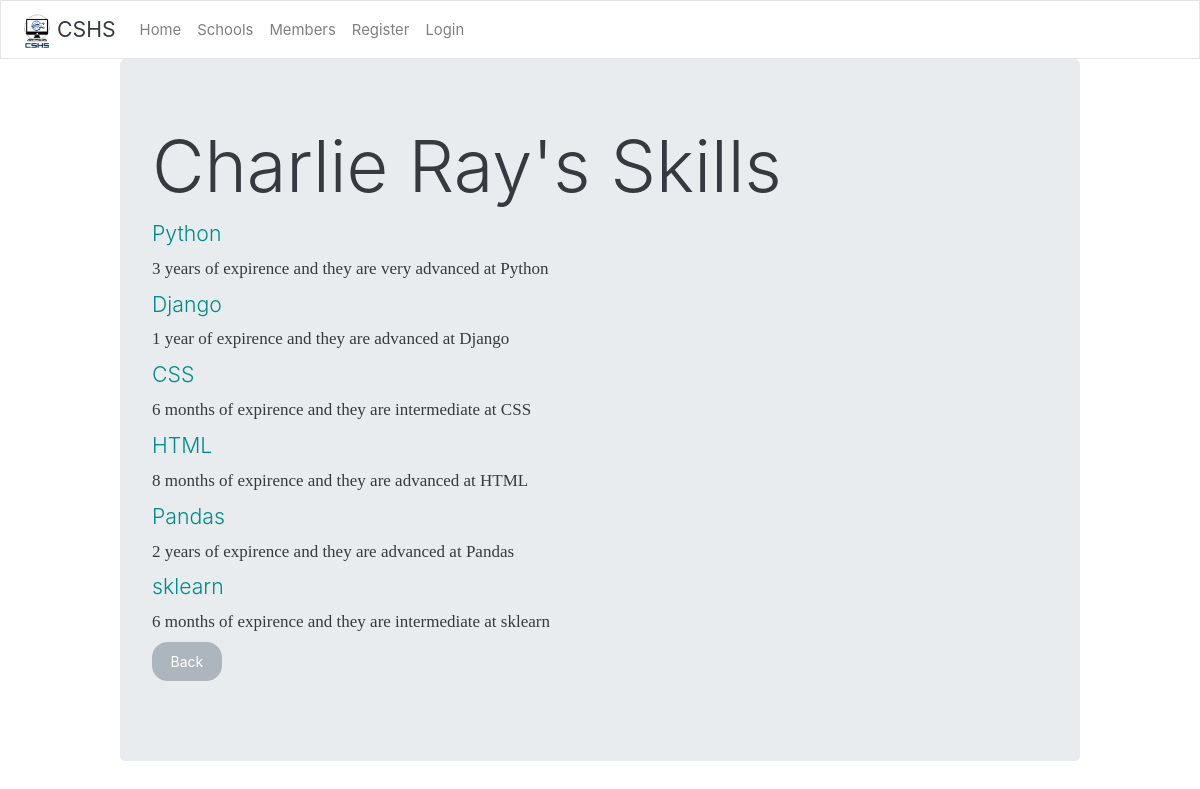
/profile/1/viewskill/, run on the app's committed database.
### users/models.py (models this page shows)
class User(AbstractUser):
    username = models.CharField(_("username"), max_length=100)
    email = models.EmailField(_('email address'), unique=True)
    USERNAME_FIELD = 'email'
    REQUIRED_FIELDS = ['username']
    objects = UserManager()

### profiles/models.py (models this page shows)
class Skill(models.Model):
    user = models.ForeignKey(settings.AUTH_USER_MODEL, on_delete=models.CASCADE, related_name="skills")
    name = models.CharField(max_length=50)
    length = models.CharField(max_length=20)
    ability = models.IntegerField()

### profiles/views.py (the view)
# urls.py: path("<int:user_id>/viewskill/", views.view_skill, name="view_skills"),
def view_skill(response, user_id):
    context = {}
    user = User.objects.get(id=user_id)
    skills = user.skills.all()
    context['publicuser'] = user
    context['skills'] = skills
    context['user_is_user'] = response.user.id == user_id
    return render(response, "profiles/viewskill.html", context)

### profiles/templatetags/skill_functions.py (called while the page is built)
@register.filter(name='format_ability')
def format_ability(ability):
    if ability == 0:
        return "just learning"
    if ability == 1:
        return "a begginer"
    if ability == 2:
        return "intermediate"
    if ability == 3:
        return "advanced"
    if ability == 4:
        return "very advanced"

### profiles/templates/profiles/viewskill.html (shortened to what this page needs)
{% extends "main/home.html" %}
{% load crispy_forms_tags %}
{% load skill_functions %}
{% block constantcontent %}
    <div class="jumbotron" style="width: 80%; margin: auto;">
        <h1 class="display-3">{{publicuser.username}}'s Skills</h1>
        {% for skill in skills %}
        <p class="lead" style="color: darkcyan;">{{skill.name}}</p>
        <p class="project-info">{{skill.length}} of expirence and they are {{skill.ability|format_ability}} at {{skill.name}}</p>
        {% endfor %}
        <p class="lead">
            <div class="btn-group" role="group" aria-label="Basic example">
                <button type="button" class="btn btn-secondary" onclick="history.back()" >Back</button>
            </div>
        </p>
    </div>
{% endblock %}

### profiles/templates/profiles/viewskill.html (style rules this page uses)
.project-info { line-height: 0.4em; }

### data on the page
User: username "Charlie Ray"
Skill: name "Python", length "3 years", ability "very advanced"
Skill: name "Django", length "1 year", ability "advanced"
Skill: name "CSS", length "6 months", ability "intermediate"
Skill: name "HTML", length "8 months", ability "advanced"
Skill: name "Pandas", length "2 years", ability "advanced"
Skill: name "sklearn", length "6 months", ability "intermediate"
